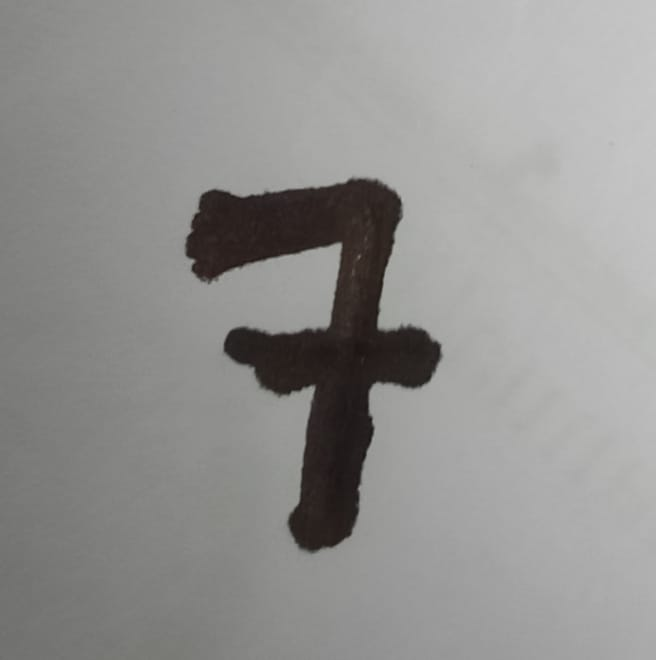
#> input picture cur_img.jpeg, 656 x 660 px
$ jupyter execute --allow-errors Digit_classifier.ipynb   (shell and % lines are left out)   (older library calls are emulated)
#> lines starting #> are read from the running program, lines starting #| are printed output that depends on the picture; after the words box and inside, x2 and y2 are one past the last pixel; in counts of white or black regions, pixels touching at a corner belong together
#> (a cell that did not finish here is left out)

#> (a cell that did not finish here is left out)

#> (a cell that did not finish here is left out)

[cell 4]
import numpy
import matplotlib

#> (a cell that did not finish here is left out)

#> (a cell that did not finish here is left out)

[cell 7]
import numpy
import scipy.special
import matplotlib

class neuralNetwork:

    def __init__(self, inputnodes, hiddennodes, outputnodes, learningrate):
        self.inodes = inputnodes
        self.hnodes = hiddennodes
        self.onodes = outputnodes
        self.wih = numpy.random.normal(0.0, pow(self.hnodes, -0.5), (self.hnodes, self.inodes))
        self.who = numpy.random.normal(0.0, pow(self.onodes, -0.5), (self.onodes, self.hnodes))

        self.lr = learningrate

        self.activation_function = lambda x: scipy.special.expit(x)

        pass

    def train(self, inputs_list, targets_list):
        inputs = numpy.array(inputs_list, ndmin=2).T
        target = numpy.array(targets_list, ndmin=2).T
        hidden_inputs = numpy.dot(self.wih , inputs)
        hidden_outputs = self.activation_function(hidden_inputs)
        final_inputs = numpy.dot(self.who, hidden_outputs)
        final_outputs = self.activation_function(final_inputs)
        output_errors = target - final_outputs
        hidden_errors = numpy.dot(self.who.T , output_errors)
        self.who += self.lr * numpy.dot((output_errors * final_outputs * (1.0 - final_outputs)) , numpy.transpose(hidden_outputs))
        self.wih += self.lr * numpy.dot((hidden_errors * hidden_outputs * (1.0 - hidden_outputs)) , numpy.transpose(inputs))
        pass

    def query(self, inputs_list):
        inputs = numpy.array(inputs_list, ndmin=2).T
        hidden_inputs = numpy.dot(self.wih, inputs)
        hidden_outputs = self.activation_function(hidden_inputs)
        final_inputs = numpy.dot(self.who, hidden_outputs)
        final_outputs = self.activation_function(final_inputs)
        return final_outputs

    pass

input_nodes = 784
hidden_nodes = 100
output_nodes = 10

learning_rate = 0.2

n = neuralNetwork(input_nodes, hidden_nodes, output_nodes, learning_rate)

#> (the rest of this cell did not finish here and is left out)

#> (a cell that did not finish here is left out)

#> (a cell that did not finish here is left out)

[cell 10]
scorecard = []
#> (the rest of this cell did not finish here and is left out)

[cell 11]
scorecard_array = numpy.asarray(scorecard)
print ("performance = ", scorecard_array.sum() /
scorecard_array.size)

[cell 12]
import scipy.misc
import matplotlib.pyplot as plt

[cell 13]
import cv2

[cell 14]
ig = cv2.imread("cur_img.jpeg")
#> ig is the input picture: shape (660, 656, 3); mean B, G, R 144.5, 146.1, 146.8
ig = cv2.cvtColor(ig, cv2.COLOR_BGR2GRAY)
#> ig: shape (660, 656)

[cell 15]
plt.imshow(ig)
matplotlib.pyplot.imshow(ig, cmap='Greys',interpolation='None')
# print(numpy.max(ig))
# print(numpy.min(ig))
# ig[0][0]
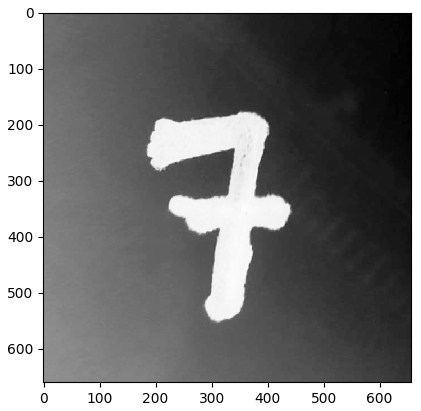
#> figure drawn by matplotlib, 1 panel

[cell 16]
ig.shape
#> Out = (660, 656)

[cell 17]
# [4 lines of commented-out code are left out]
re_ig = ig

[cell 18]
# plt.imshow(re_ig)
re_ig = (ig > 90) * 255
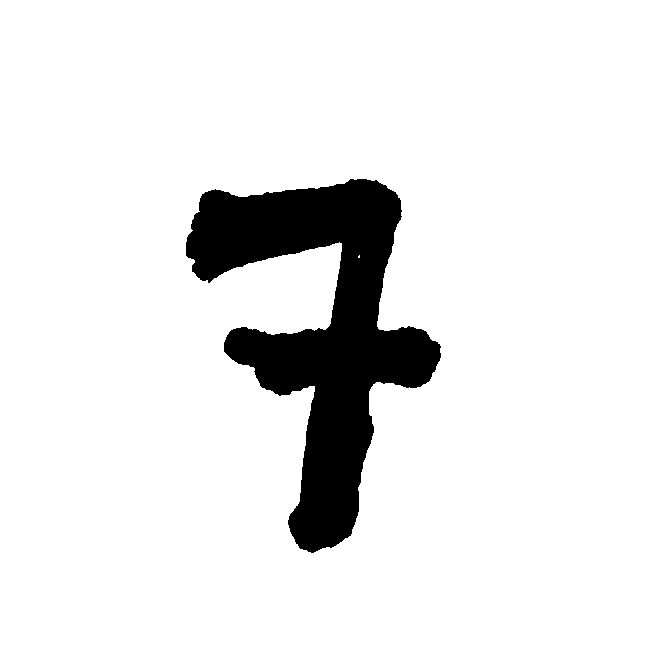
#> re_ig: shape (660, 656) int64; 91% white; 1 black region, box (x1, y1, x2, y2) and area: (186, 179, 441, 553) 38799
matplotlib.pyplot.imshow(re_ig, cmap='Greys',interpolation='None')

[cell 19]
# plt.imshow(re_ig)
re_ig = 255 - re_ig
#> (the rest of this cell did not finish here and is left out)

$ run again, with 3__.jpeg copied over cur_img.jpeg
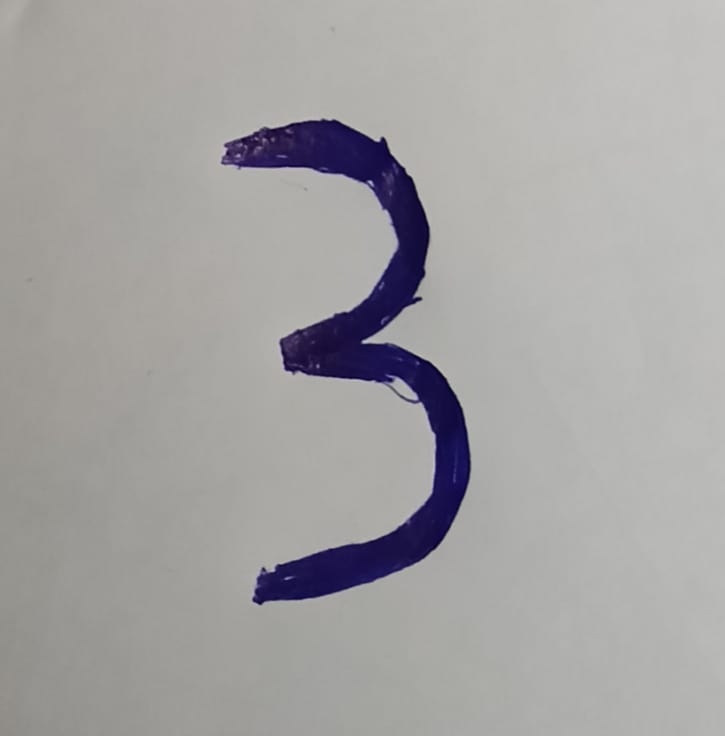
#> input picture 3__.jpeg, 725 x 736 px
#> ig is the input picture: shape (736, 725, 3); mean B, G, R 162.6, 162.5, 164
#> ig: shape (736, 725)
#> `[cell 15] plt.imshow(ig) matplotlib.pyplot.imshow(ig, cmap='Greys',int..`:
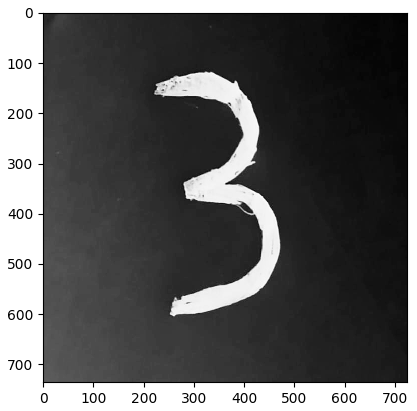
#> figure drawn by matplotlib, 1 panel
#> `re_ig = (ig > 90) * 255`:
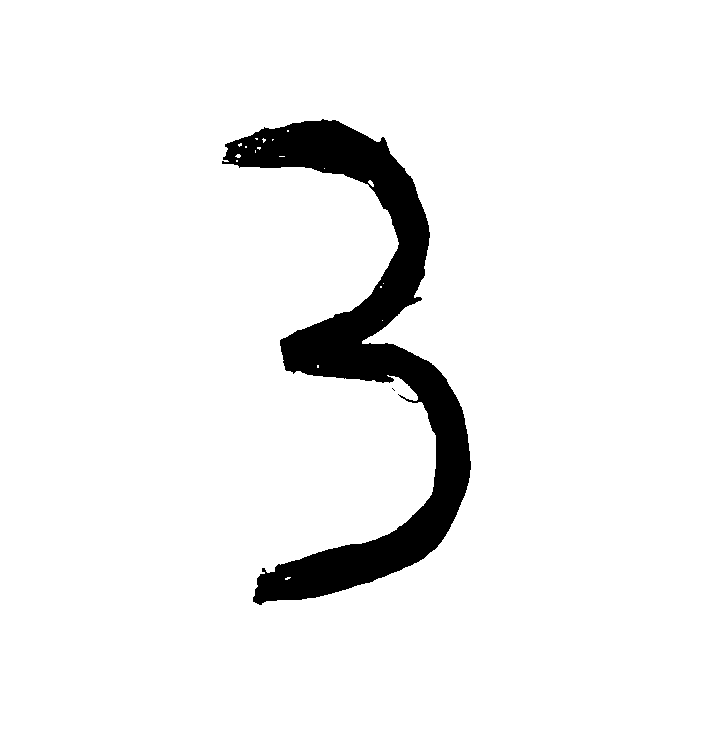
#> re_ig: shape (736, 725) int64; 94% white; 2 black regions (1 under 20 px), largest, box (x1, y1, x2, y2) and area: (222, 119, 471, 605) 32085

$ run again, with 5__.jpeg copied over cur_img.jpeg
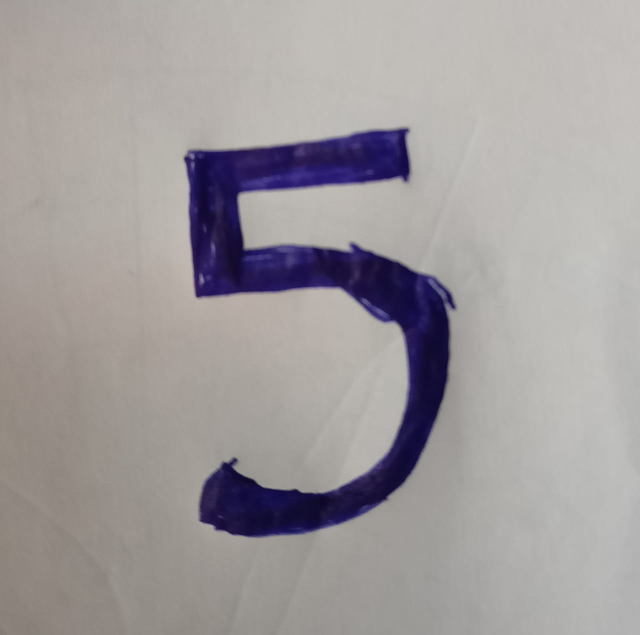
#> input picture 5__.jpeg, 1280 x 1270 px (shown at 1/2 size)
#> ig is the input picture: shape (1270, 1280, 3); mean B, G, R 157, 155.8, 160.4
#> ig: shape (1270, 1280)
#> `re_ig = (ig > 90) * 255`:
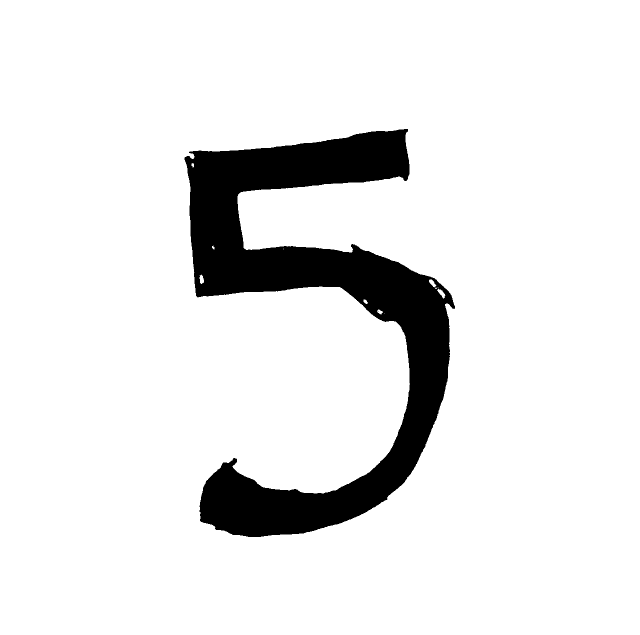
#> re_ig: shape (1270, 1280) int64 (shown at 1/2 size); 90.5% white; 1 black region, box (x1, y1, x2, y2) and area: (369, 258, 910, 1074) 154379
#> `re_ig = 255 - re_ig`:
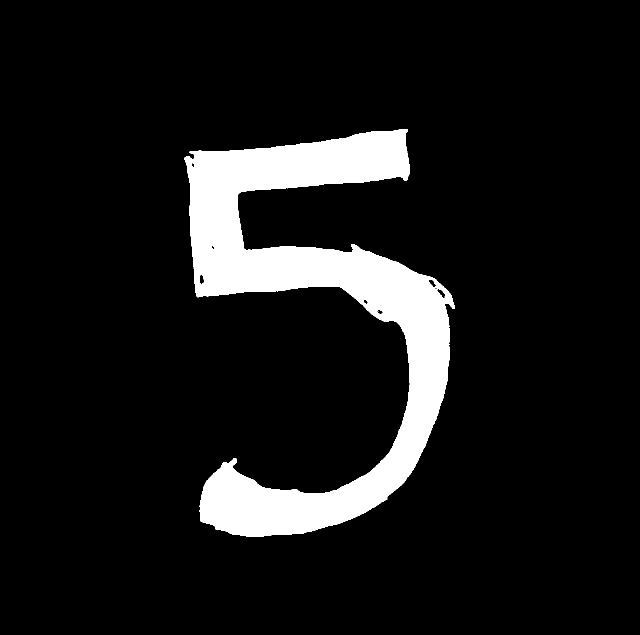
#> re_ig: shape (1270, 1280) int64 (shown at 1/2 size); 9.5% white; 1 white region, box (x1, y1, x2, y2) and area: (369, 258, 910, 1074) 154379
